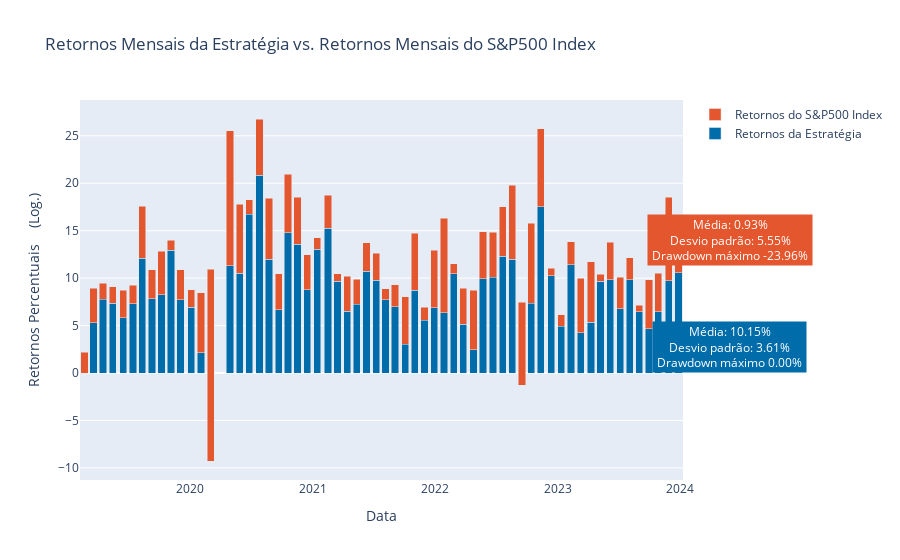

Notebook code cell kept with this figure:
### Markdown cell above
##### **Gráfico de barras dos Retornos da Estratégia vs. Retornos do S&P500 Index**

### Code cell
# Dados de exemplo
x_values = average_monthly_results.index
y_values_1 = average_monthly_results
y_values_2 = sp500_index_period_returns

#
strategy_cumulated_value = np.exp((average_monthly_results/100).cumsum())
strategy_cumulated_peak = strategy_cumulated_value.cummax()
strategy_max_drawdown = ((strategy_cumulated_value - strategy_cumulated_peak)/strategy_cumulated_peak).min()*100

#
sp500_index_cumulated_value = np.exp((sp500_index_period_returns/100).cumsum())
sp500_index_cumulated_peak = sp500_index_cumulated_value.cummax()
sp500_index_max_drawdown = ((sp500_index_cumulated_value - sp500_index_cumulated_peak)/sp500_index_cumulated_peak).min()*100

# Retornos médios da estratégia e do S&P 500
strategy_mean = y_values_1.mean()
sp500_mean = y_values_2.mean()

# Definindo as cores das barras
color_strategy = "#006DAA"  # Cor das barras para a estratégia
color_sp500 = "#E4572E"  # Cor das barras para o S&P 500

# Criação das barras empilhadas
fig = go.Figure()

# Primeira barra (base) com cor definida
fig.add_trace(go.Bar(
    x=x_values,
    y=y_values_1,
    name=average_monthly_results.name,
    marker_color=color_strategy  # Definindo a cor da barra para a estratégia
))

# Segunda barra (sobreposta na anterior) com cor definida
fig.add_trace(go.Bar(
    x=x_values,
    y=y_values_2,
    name=sp500_index_period_returns.name,
    marker_color=color_sp500  # Definindo a cor da barra para o S&P 500
))

# Adiciona a anotação abaixo da legenda com a cor de fundo igual à cor das barras
fig.add_annotation(
    x=1.205, y=0.35,  # Ajuste y para colocar abaixo da legenda
    text=(
        f"Média: {strategy_mean:.2f}%<br>"
        f" Desvio padrão: {y_values_1.std():.2f}% <br>"
        f" Drawdown máximo {strategy_max_drawdown:.2f}% "
    ),
    showarrow=False,
    font=dict(size=12, color="white"),
    xref="paper", yref="paper",  # Define a posição em coordenadas relativas
    bgcolor=color_strategy,  # Usando a cor das barras da estratégia
    opacity=1,
    align="center"
)

# Adiciona a anotação para o S&P 500 abaixo da legenda
fig.add_annotation(
    x=1.215, y=0.7,  # Ajuste y para colocar abaixo da legenda
    text=(
        f"Média: {sp500_mean:.2f}%<br>"
        f" Desvio padrão: {y_values_2.std():.2f}% <br>"
        f" Drawdown máximo {sp500_index_max_drawdown:.2f}% "
    ),
    showarrow=False,
    font=dict(size=12, color="white"),
    xref="paper", yref="paper",  # Define a posição em coordenadas relativas
    bgcolor=color_sp500,  # Usando a cor das barras do S&P 500
    opacity=1,
    align="center"
)

# Configuração do layout para barras empilhadas
fig.update_layout(
    barmode='stack',
    title='Retornos Mensais da Estratégia vs. Retornos Mensais do S&P500 Index',
    xaxis_title='Data',
    yaxis_title='Retornos Percentuais    (Log.)'
)

# Exibe o gráfico
fig.show()

### Figure 1 — Plotly figure (JSON) as saved in the notebook; plotly's stock layout.template omitted (floating-point values rounded to 4 significant figures)
{"data": [{"marker": {"color": "#006DAA"}, "name": "Retornos da Estratégia", "type": "bar", "x": ["2019-02-22T00:00:00", "2019-03-21T00:00:00", "2019-04-18T00:00:00", "2019-05-17T00:00:00", "2019-06-17T00:00:00", "2019-07-16T00:00:00", "2019-08-13T00:00:00", "2019-09-11T00:00:00", "2019-10-09T00:00:00", "2019-11-06T00:00:00", "2019-12-05T00:00:00", "2020-01-06T00:00:00", "2020-02-04T00:00:00", "2020-03-04T00:00:00", "2020-04-30T00:00:00", "2020-05-29T00:00:00", "2020-06-26T00:00:00", "2020-07-27T00:00:00", "2020-08-24T00:00:00", "2020-09-22T00:00:00", "2020-10-20T00:00:00", "2020-11-17T00:00:00", "2020-12-16T00:00:00", "2021-01-15T00:00:00", "2021-02-16T00:00:00", "2021-03-16T00:00:00", "2021-04-14T00:00:00", "2021-05-12T00:00:00", "2021-06-10T00:00:00", "2021-07-09T00:00:00", "2021-08-06T00:00:00", "2021-09-03T00:00:00", "2021-10-04T00:00:00", "2021-11-01T00:00:00", "2021-11-30T00:00:00", "2021-12-29T00:00:00", "2022-01-27T00:00:00", "2022-02-25T00:00:00", "2022-03-25T00:00:00", "2022-04-25T00:00:00", "2022-05-23T00:00:00", "2022-06-22T00:00:00", "2022-07-21T00:00:00", "2022-08-18T00:00:00", "2022-09-16T00:00:00", "2022-10-14T00:00:00", "2022-11-11T00:00:00", "2022-12-12T00:00:00", "2023-01-11T00:00:00", "2023-02-09T00:00:00", "2023-03-10T00:00:00", "2023-04-10T00:00:00", "2023-05-08T00:00:00", "2023-06-06T00:00:00", "2023-07-06T00:00:00", "2023-08-03T00:00:00", "2023-08-31T00:00:00", "2023-09-29T00:00:00", "2023-10-27T00:00:00", "2023-11-27T00:00:00", "2023-12-26T00:00:00"], "y": [0, 5.299, 9.461, 7.344, 5.81, 9.262, 12.1, 10.87, 8.241, 12.96, 7.75, 6.942, 8.456, 10.94, 11.33, 10.52, 18.27, 20.85, 12.01, 10.46, 14.79, 13.56, 8.793, 13.03, 15.26, 9.667, 6.508, 9.864, 10.71, 9.768, 7.701, 6.99, 8.014, 8.73, 6.948, 6.899, 16.3, 11.53, 5.127, 8.749, 14.87, 14.83, 12.3, 11.97, 7.464, 15.81, 17.52, 10.23, 6.167, 11.42, 9.978, 5.35, 9.681, 9.854, 6.791, 9.841, 6.485, 9.829, 10.51, 9.703, 10.59]}, {"marker": {"color": "#E4572E"}, "name": "Retornos do S&P500 Index", "type": "bar", "x": ["2019-02-22T00:00:00", "2019-03-21T00:00:00", "2019-04-18T00:00:00", "2019-05-17T00:00:00", "2019-06-17T00:00:00", "2019-07-16T00:00:00", "2019-08-13T00:00:00", "2019-09-11T00:00:00", "2019-10-09T00:00:00", "2019-11-06T00:00:00", "2019-12-05T00:00:00", "2020-01-06T00:00:00", "2020-02-04T00:00:00", "2020-03-04T00:00:00", "2020-04-30T00:00:00", "2020-05-29T00:00:00", "2020-06-26T00:00:00", "2020-07-27T00:00:00", "2020-08-24T00:00:00", "2020-09-22T00:00:00", "2020-10-20T00:00:00", "2020-11-17T00:00:00", "2020-12-16T00:00:00", "2021-01-15T00:00:00", "2021-02-16T00:00:00", "2021-03-16T00:00:00", "2021-04-14T00:00:00", "2021-05-12T00:00:00", "2021-06-10T00:00:00", "2021-07-09T00:00:00", "2021-08-06T00:00:00", "2021-09-03T00:00:00", "2021-10-04T00:00:00", "2021-11-01T00:00:00", "2021-11-30T00:00:00", "2021-12-29T00:00:00", "2022-01-27T00:00:00", "2022-02-25T00:00:00", "2022-03-25T00:00:00", "2022-04-25T00:00:00", "2022-05-23T00:00:00", "2022-06-22T00:00:00", "2022-07-21T00:00:00", "2022-08-18T00:00:00", "2022-09-16T00:00:00", "2022-10-14T00:00:00", "2022-11-11T00:00:00", "2022-12-12T00:00:00", "2023-01-11T00:00:00", "2023-02-09T00:00:00", "2023-03-10T00:00:00", "2023-04-10T00:00:00", "2023-05-08T00:00:00", "2023-06-06T00:00:00", "2023-07-06T00:00:00", "2023-08-03T00:00:00", "2023-08-31T00:00:00", "2023-09-29T00:00:00", "2023-10-27T00:00:00", "2023-11-27T00:00:00", "2023-12-26T00:00:00"], "y": [2.203, 3.657, -1.68, 1.726, 2.915, -1.966, 5.491, -3.042, 4.611, 1.04, 3.141, 1.849, -6.331, -20.21, 14.2, 7.275, -1.539, 5.919, 6.404, -3.789, 6.176, 4.94, 3.67, 1.222, 3.458, 0.795, 3.718, -2.609, 3.034, 2.834, 1.177, 2.299, -4.98, 5.983, -1.384, 6.02, -9.941, -1.071, 3.794, -6.301, -4.945, -4.717, 5.216, 7.817, -8.773, -8.473, 8.217, 0.8382, -1.253, 2.439, -5.758, 6.364, 0.7077, 3.92, 3.32, 2.313, 0.6595, -5.174, -4.07, 8.807, 4.714]}], "layout": {"annotations": [{"align": "center", "bgcolor": "#006DAA", "font": {"color": "white", "size": 12}, "opacity": 1, "showarrow": false, "text": "Média: 10.15%<br> Desvio padrão: 3.61% <br> Drawdown máximo 0.00% ", "x": 1.205, "xref": "paper", "y": 0.35, "yref": "paper"}, {"align": "center", "bgcolor": "#E4572E", "font": {"color": "white", "size": 12}, "opacity": 1, "showarrow": false, "text": "Média: 0.93%<br> Desvio padrão: 5.55% <br> Drawdown máximo -23.96% ", "x": 1.215, "xref": "paper", "y": 0.7, "yref": "paper"}], "barmode": "stack", "title": {"text": "Retornos Mensais da Estratégia vs. Retornos Mensais do S&P500 Index"}, "xaxis": {"title": {"text": "Data"}}, "yaxis": {"title": {"text": "Retornos Percentuais    (Log.)"}}}}
